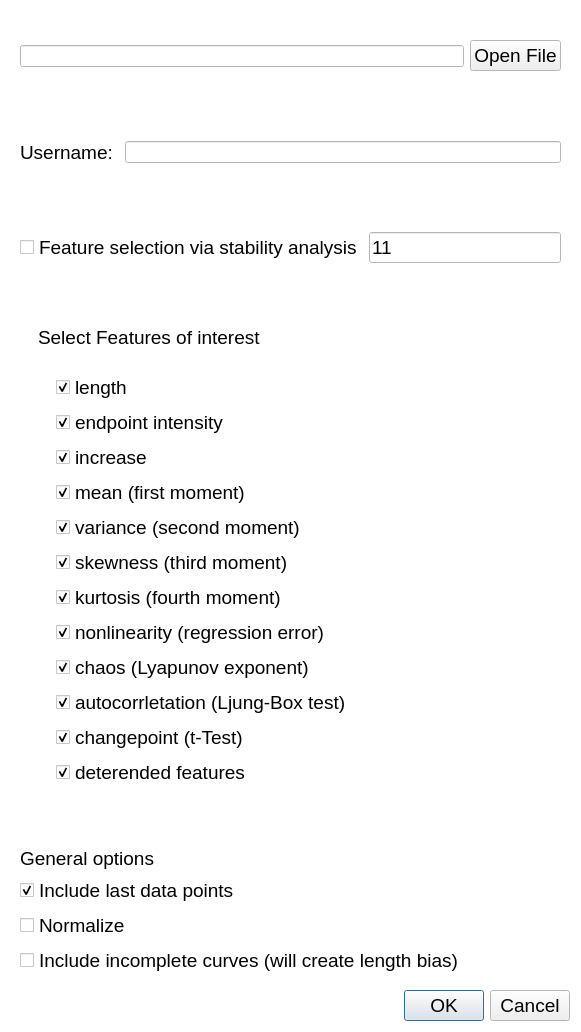
<?xml version="1.0" encoding="UTF-8"?>
<ui version="4.0">
 <class>Dialog</class>
 <widget class="QDialog" name="Dialog">
  <property name="geometry">
   <rect>
    <x>0</x>
    <y>0</y>
    <width>581</width>
    <height>1032</height>
   </rect>
  </property>
  <property name="palette">
   <palette>
    <active>
     <colorrole role="Base">
      <brush brushstyle="SolidPattern">
       <color alpha="255">
        <red>255</red>
        <green>255</green>
        <blue>255</blue>
       </color>
      </brush>
     </colorrole>
     <colorrole role="Window">
      <brush brushstyle="SolidPattern">
       <color alpha="255">
        <red>255</red>
        <green>255</green>
        <blue>255</blue>
       </color>
      </brush>
     </colorrole>
    </active>
    <inactive>
     <colorrole role="Base">
      <brush brushstyle="SolidPattern">
       <color alpha="255">
        <red>255</red>
        <green>255</green>
        <blue>255</blue>
       </color>
      </brush>
     </colorrole>
     <colorrole role="Window">
      <brush brushstyle="SolidPattern">
       <color alpha="255">
        <red>255</red>
        <green>255</green>
        <blue>255</blue>
       </color>
      </brush>
     </colorrole>
    </inactive>
    <disabled>
     <colorrole role="Base">
      <brush brushstyle="SolidPattern">
       <color alpha="255">
        <red>255</red>
        <green>255</green>
        <blue>255</blue>
       </color>
      </brush>
     </colorrole>
     <colorrole role="Window">
      <brush brushstyle="SolidPattern">
       <color alpha="255">
        <red>255</red>
        <green>255</green>
        <blue>255</blue>
       </color>
      </brush>
     </colorrole>
    </disabled>
   </palette>
  </property>
  <property name="windowTitle">
   <string>Load</string>
  </property>
  <layout class="QVBoxLayout" name="verticalLayout">
   <item>
    <widget class="QWidget" name="widget" native="true">
     <property name="sizePolicy">
      <sizepolicy hsizetype="Preferred" vsizetype="Preferred">
       <horstretch>0</horstretch>
       <verstretch>0</verstretch>
      </sizepolicy>
     </property>
     <property name="maximumSize">
      <size>
       <width>16777215</width>
       <height>500</height>
      </size>
     </property>
     <layout class="QHBoxLayout" name="horizontalLayout">
      <item>
       <widget class="QLineEdit" name="lineEdit"/>
      </item>
      <item>
       <widget class="QPushButton" name="Open_CVS">
        <property name="font">
         <font>
          <pointsize>14</pointsize>
         </font>
        </property>
        <property name="text">
         <string>Open File</string>
        </property>
       </widget>
      </item>
     </layout>
    </widget>
   </item>
   <item>
    <widget class="QWidget" name="widget_8" native="true">
     <layout class="QHBoxLayout" name="horizontalLayout_3">
      <item>
       <widget class="QLabel" name="label">
        <property name="font">
         <font>
          <pointsize>14</pointsize>
         </font>
        </property>
        <property name="text">
         <string>Username: </string>
        </property>
       </widget>
      </item>
      <item>
       <widget class="QLineEdit" name="user"/>
      </item>
     </layout>
    </widget>
   </item>
   <item>
    <widget class="QWidget" name="widget_2" native="true">
     <layout class="QHBoxLayout" name="horizontalLayout_4">
      <item>
       <widget class="QCheckBox" name="StabilityAnalysis">
        <property name="font">
         <font>
          <pointsize>14</pointsize>
         </font>
        </property>
        <property name="text">
         <string>Feature selection via stability analysis</string>
        </property>
        <property name="checked">
         <bool>false</bool>
        </property>
       </widget>
      </item>
      <item>
       <widget class="QLineEdit" name="no_Feat">
        <property name="font">
         <font>
          <pointsize>14</pointsize>
         </font>
        </property>
        <property name="text">
         <string>11</string>
        </property>
       </widget>
      </item>
     </layout>
    </widget>
   </item>
   <item>
    <widget class="QWidget" name="widget_4" native="true">
     <layout class="QVBoxLayout" name="verticalLayout_4">
      <item>
       <widget class="QWidget" name="widget_5" native="true">
        <layout class="QHBoxLayout" name="horizontalLayout_2">
         <item>
          <widget class="QWidget" name="widget_3" native="true">
           <property name="font">
            <font>
             <pointsize>14</pointsize>
            </font>
           </property>
           <layout class="QVBoxLayout" name="verticalLayout_3">
            <item>
             <widget class="QLabel" name="label_2">
              <property name="font">
               <font>
                <pointsize>14</pointsize>
               </font>
              </property>
              <property name="text">
               <string>Select Features of interest</string>
              </property>
             </widget>
            </item>
            <item>
             <widget class="QWidget" name="widget_7" native="true">
              <layout class="QHBoxLayout" name="horizontalLayout_5">
               <item>
                <widget class="QWidget" name="widget_10" native="true">
                 <layout class="QVBoxLayout" name="verticalLayout_5">
                  <item>
                   <widget class="QCheckBox" name="length">
                    <property name="font">
                     <font>
                      <pointsize>14</pointsize>
                     </font>
                    </property>
                    <property name="text">
                     <string>length</string>
                    </property>
                    <property name="checkable">
                     <bool>true</bool>
                    </property>
                    <property name="checked">
                     <bool>true</bool>
                    </property>
                   </widget>
                  </item>
                  <item>
                   <widget class="QCheckBox" name="end">
                    <property name="text">
                     <string>endpoint intensity</string>
                    </property>
                    <property name="checked">
                     <bool>true</bool>
                    </property>
                   </widget>
                  </item>
                  <item>
                   <widget class="QCheckBox" name="inc">
                    <property name="text">
                     <string>increase</string>
                    </property>
                    <property name="checked">
                     <bool>true</bool>
                    </property>
                   </widget>
                  </item>
                  <item>
                   <widget class="QCheckBox" name="mean">
                    <property name="text">
                     <string>mean (first moment)</string>
                    </property>
                    <property name="checked">
                     <bool>true</bool>
                    </property>
                   </widget>
                  </item>
                  <item>
                   <widget class="QCheckBox" name="osc">
                    <property name="text">
                     <string>variance (second moment)</string>
                    </property>
                    <property name="checked">
                     <bool>true</bool>
                    </property>
                   </widget>
                  </item>
                  <item>
                   <widget class="QCheckBox" name="skew">
                    <property name="maximumSize">
                     <size>
                      <width>16777215</width>
                      <height>16777212</height>
                     </size>
                    </property>
                    <property name="text">
                     <string>skewness (third moment)</string>
                    </property>
                    <property name="checked">
                     <bool>true</bool>
                    </property>
                   </widget>
                  </item>
                  <item>
                   <widget class="QCheckBox" name="kurt">
                    <property name="text">
                     <string>kurtosis (fourth moment)</string>
                    </property>
                    <property name="checked">
                     <bool>true</bool>
                    </property>
                   </widget>
                  </item>
                  <item>
                   <widget class="QCheckBox" name="nolin">
                    <property name="text">
                     <string>nonlinearity (regression error)</string>
                    </property>
                    <property name="checked">
                     <bool>true</bool>
                    </property>
                   </widget>
                  </item>
                  <item>
                   <widget class="QCheckBox" name="sens">
                    <property name="text">
                     <string>chaos (Lyapunov exponent)</string>
                    </property>
                    <property name="checked">
                     <bool>true</bool>
                    </property>
                   </widget>
                  </item>
                  <item>
                   <widget class="QCheckBox" name="ljungbox">
                    <property name="enabled">
                     <bool>true</bool>
                    </property>
                    <property name="text">
                     <string>autocorrletation (Ljung-Box test)</string>
                    </property>
                    <property name="checked">
                     <bool>true</bool>
                    </property>
                   </widget>
                  </item>
                  <item>
                   <widget class="QCheckBox" name="change">
                    <property name="text">
                     <string>changepoint (t-Test)</string>
                    </property>
                    <property name="checked">
                     <bool>true</bool>
                    </property>
                   </widget>
                  </item>
                  <item>
                   <widget class="QCheckBox" name="detrend">
                    <property name="text">
                     <string>deterended features</string>
                    </property>
                    <property name="checked">
                     <bool>true</bool>
                    </property>
                   </widget>
                  </item>
                 </layout>
                </widget>
               </item>
              </layout>
             </widget>
            </item>
           </layout>
          </widget>
         </item>
        </layout>
       </widget>
      </item>
     </layout>
    </widget>
   </item>
   <item>
    <widget class="QWidget" name="widget_6" native="true">
     <property name="font">
      <font>
       <pointsize>14</pointsize>
      </font>
     </property>
     <layout class="QVBoxLayout" name="verticalLayout_2">
      <item>
       <widget class="QLabel" name="label_3">
        <property name="text">
         <string>General options</string>
        </property>
       </widget>
      </item>
      <item>
       <widget class="QCheckBox" name="LP">
        <property name="text">
         <string>Include last data points</string>
        </property>
        <property name="checked">
         <bool>true</bool>
        </property>
       </widget>
      </item>
      <item>
       <widget class="QCheckBox" name="norm">
        <property name="text">
         <string>Normalize</string>
        </property>
        <property name="checked">
         <bool>false</bool>
        </property>
       </widget>
      </item>
      <item>
       <widget class="QCheckBox" name="include_surface">
        <property name="enabled">
         <bool>true</bool>
        </property>
        <property name="text">
         <string>Include incomplete curves (will create length bias)</string>
        </property>
        <property name="checked">
         <bool>false</bool>
        </property>
       </widget>
      </item>
     </layout>
    </widget>
   </item>
   <item>
    <widget class="QDialogButtonBox" name="buttonBox">
     <property name="font">
      <font>
       <pointsize>14</pointsize>
      </font>
     </property>
     <property name="orientation">
      <enum>Qt::Horizontal</enum>
     </property>
     <property name="standardButtons">
      <set>QDialogButtonBox::Cancel|QDialogButtonBox::Ok</set>
     </property>
    </widget>
   </item>
  </layout>
 </widget>
 <resources/>
 <connections>
  <connection>
   <sender>buttonBox</sender>
   <signal>accepted()</signal>
   <receiver>Dialog</receiver>
   <slot>accept()</slot>
   <hints>
    <hint type="sourcelabel">
     <x>248</x>
     <y>254</y>
    </hint>
    <hint type="destinationlabel">
     <x>157</x>
     <y>274</y>
    </hint>
   </hints>
  </connection>
  <connection>
   <sender>buttonBox</sender>
   <signal>rejected()</signal>
   <receiver>Dialog</receiver>
   <slot>reject()</slot>
   <hints>
    <hint type="sourcelabel">
     <x>316</x>
     <y>260</y>
    </hint>
    <hint type="destinationlabel">
     <x>286</x>
     <y>274</y>
    </hint>
   </hints>
  </connection>
 </connections>
</ui>
